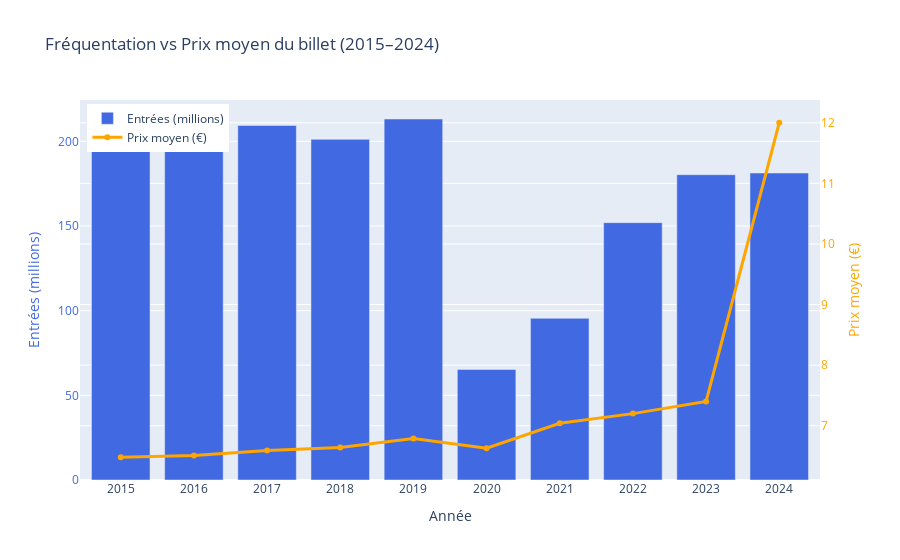

The notebook cell saved with this chart:
### Code cell
# Filtrer et trier les 10 dernières années
df_filtered = df[df["Année"] >= 2015].sort_values("Année")

# Créer la figure
fig = go.Figure()

# Barres : Entrées (millions)
fig.add_trace(go.Bar(
    x=df_filtered["Année"],
    y=df_filtered["Entrées (millions)"],
    name="Entrées (millions)",
    yaxis="y1",
    marker_color="royalblue"
))

# Courbe : Prix moyen (€)
fig.add_trace(go.Scatter(
    x=df_filtered["Année"],
    y=df_filtered["Recette moyenne par entrée (€)"],
    name="Prix moyen (€)",
    yaxis="y2",
    mode="lines+markers",
    line=dict(color="orange", width=3)
))

# Mise en page
fig.update_layout(
    title="Fréquentation vs Prix moyen du billet (2015–2024)",
    xaxis=dict(title="Année", type="category"),  # affichage lisible
    yaxis=dict(
        title=dict(text="Entrées (millions)", font=dict(color="royalblue")),
        tickfont=dict(color="royalblue")
    ),
    yaxis2=dict(
        title=dict(text="Prix moyen (€)", font=dict(color="orange")),
        tickfont=dict(color="orange"),
        overlaying="y",
        side="right"
    ),
    legend=dict(x=0.01, y=0.99),
    bargap=0.2
)

fig.show()

### Figure 1 — Plotly figure (JSON) as saved in the notebook; plotly's stock layout.template omitted (floating-point values rounded to 4 significant figures)
{"data": [{"marker": {"color": "royalblue"}, "name": "Entrées (millions)", "type": "bar", "x": [2015, 2016, 2017, 2018, 2019, 2020, 2021, 2022, 2023, 2024], "y": [205.4, 213.2, 209.4, 201.2, 213.2, 65.3, 95.5, 152.0, 180.3, 181.3], "yaxis": "y"}, {"line": {"color": "orange", "width": 3}, "mode": "lines+markers", "name": "Prix moyen (€)", "type": "scatter", "x": [2015, 2016, 2017, 2018, 2019, 2020, 2021, 2022, 2023, 2024], "y": [6.48, 6.51, 6.59, 6.64, 6.79, 6.63, 7.04, 7.2, 7.4, 12.0], "yaxis": "y2"}], "layout": {"bargap": 0.2, "legend": {"x": 0.01, "y": 0.99}, "title": {"text": "Fréquentation vs Prix moyen du billet (2015–2024)"}, "xaxis": {"title": {"text": "Année"}, "type": "category"}, "yaxis": {"tickfont": {"color": "royalblue"}, "title": {"font": {"color": "royalblue"}, "text": "Entrées (millions)"}}, "yaxis2": {"overlaying": "y", "side": "right", "tickfont": {"color": "orange"}, "title": {"font": {"color": "orange"}, "text": "Prix moyen (€)"}}}}
